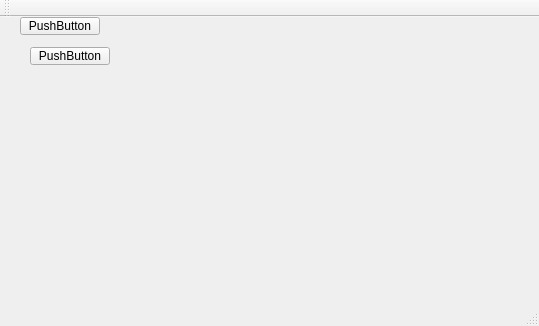
<?xml version="1.0" encoding="UTF-8"?>
<ui version="4.0">
 <class>MainWindow</class>
 <widget class="QMainWindow" name="MainWindow">
  <property name="geometry">
   <rect>
    <x>0</x>
    <y>0</y>
    <width>539</width>
    <height>326</height>
   </rect>
  </property>
  <property name="windowTitle">
   <string>MainWindow</string>
  </property>
  <widget class="QWidget" name="centralWidget">
   <widget class="QPushButton" name="pushButton">
    <property name="geometry">
     <rect>
      <x>20</x>
      <y>0</y>
      <width>80</width>
      <height>18</height>
     </rect>
    </property>
    <property name="text">
     <string>PushButton</string>
    </property>
   </widget>
   <widget class="QPushButton" name="pushButton_2">
    <property name="geometry">
     <rect>
      <x>30</x>
      <y>30</y>
      <width>80</width>
      <height>18</height>
     </rect>
    </property>
    <property name="text">
     <string>PushButton</string>
    </property>
   </widget>
   <widget class="QWidget" name="widget" native="true">
    <property name="geometry">
     <rect>
      <x>90</x>
      <y>69</y>
      <width>301</width>
      <height>171</height>
     </rect>
    </property>
   </widget>
  </widget>
  <widget class="QMenuBar" name="menuBar">
   <property name="geometry">
    <rect>
     <x>0</x>
     <y>0</y>
     <width>539</width>
     <height>18</height>
    </rect>
   </property>
  </widget>
  <widget class="QToolBar" name="mainToolBar">
   <attribute name="toolBarArea">
    <enum>TopToolBarArea</enum>
   </attribute>
   <attribute name="toolBarBreak">
    <bool>false</bool>
   </attribute>
  </widget>
  <widget class="QStatusBar" name="statusBar"/>
 </widget>
 <layoutdefault spacing="6" margin="11"/>
 <resources/>
 <connections/>
</ui>
